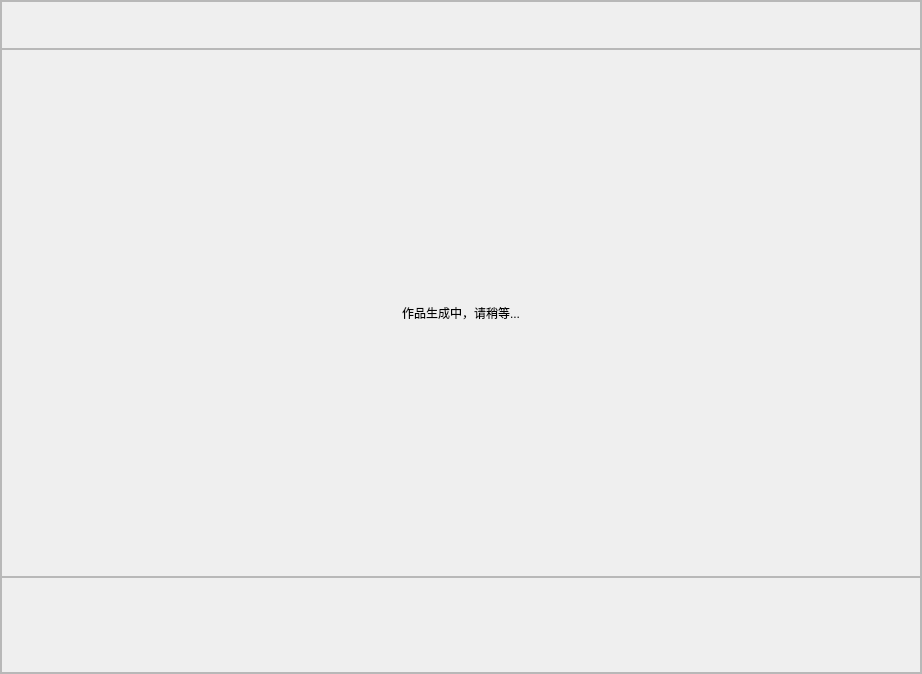
<?xml version="1.0" encoding="UTF-8"?>
<ui version="4.0">
 <class>Form</class>
 <widget class="QWidget" name="Form">
  <property name="geometry">
   <rect>
    <x>0</x>
    <y>0</y>
    <width>922</width>
    <height>674</height>
   </rect>
  </property>
  <property name="windowTitle">
   <string>Form</string>
  </property>
  <layout class="QHBoxLayout" name="horizontalLayout">
   <property name="spacing">
    <number>0</number>
   </property>
   <property name="leftMargin">
    <number>0</number>
   </property>
   <property name="topMargin">
    <number>0</number>
   </property>
   <property name="rightMargin">
    <number>0</number>
   </property>
   <property name="bottomMargin">
    <number>0</number>
   </property>
   <item>
    <widget class="QFrame" name="frame">
     <property name="styleSheet">
      <string notr="true">.QFrame#frame{border-image: url(:/img/img/Desktop_-_9.png)}</string>
     </property>
     <property name="frameShape">
      <enum>QFrame::StyledPanel</enum>
     </property>
     <property name="frameShadow">
      <enum>QFrame::Raised</enum>
     </property>
     <layout class="QVBoxLayout" name="verticalLayout" stretch="1,11,2">
      <property name="spacing">
       <number>0</number>
      </property>
      <property name="leftMargin">
       <number>0</number>
      </property>
      <property name="topMargin">
       <number>0</number>
      </property>
      <property name="rightMargin">
       <number>0</number>
      </property>
      <property name="bottomMargin">
       <number>0</number>
      </property>
      <item>
       <widget class="QFrame" name="frame_2">
        <property name="frameShape">
         <enum>QFrame::StyledPanel</enum>
        </property>
        <property name="frameShadow">
         <enum>QFrame::Raised</enum>
        </property>
       </widget>
      </item>
      <item>
       <widget class="QFrame" name="frame_3">
        <property name="frameShape">
         <enum>QFrame::StyledPanel</enum>
        </property>
        <property name="frameShadow">
         <enum>QFrame::Raised</enum>
        </property>
        <layout class="QHBoxLayout" name="horizontalLayout_2">
         <property name="leftMargin">
          <number>9</number>
         </property>
         <property name="topMargin">
          <number>18</number>
         </property>
         <property name="bottomMargin">
          <number>18</number>
         </property>
         <item>
          <widget class="QLabel" name="label">
           <property name="styleSheet">
            <string notr="true">font: 12 14pt &quot;阿里妈妈方圆体 VF Thin&quot;;</string>
           </property>
           <property name="text">
            <string>作品生成中，请稍等...</string>
           </property>
           <property name="alignment">
            <set>Qt::AlignCenter</set>
           </property>
          </widget>
         </item>
        </layout>
       </widget>
      </item>
      <item>
       <widget class="QFrame" name="frame_4">
        <property name="frameShape">
         <enum>QFrame::StyledPanel</enum>
        </property>
        <property name="frameShadow">
         <enum>QFrame::Raised</enum>
        </property>
        <widget class="QPushButton" name="restartBtn">
         <property name="geometry">
          <rect>
           <x>350</x>
           <y>-3</y>
           <width>191</width>
           <height>61</height>
          </rect>
         </property>
         <property name="styleSheet">
          <string notr="true">
color:#000000;
border:none;
background-color: rgba(255, 255, 255, 0);</string>
         </property>
         <property name="text">
          <string/>
         </property>
        </widget>
       </widget>
      </item>
     </layout>
    </widget>
   </item>
  </layout>
 </widget>
 <resources>
  <include location="imgres.qrc"/>
 </resources>
 <connections/>
</ui>
